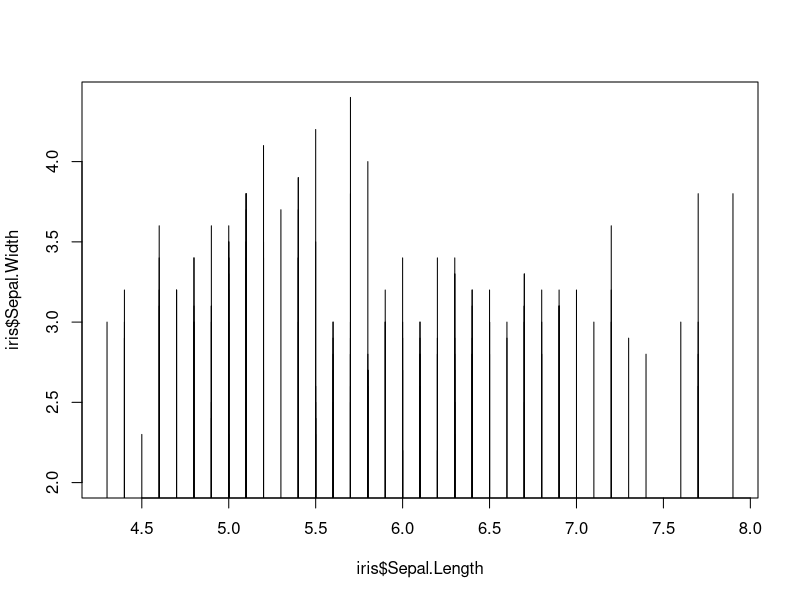
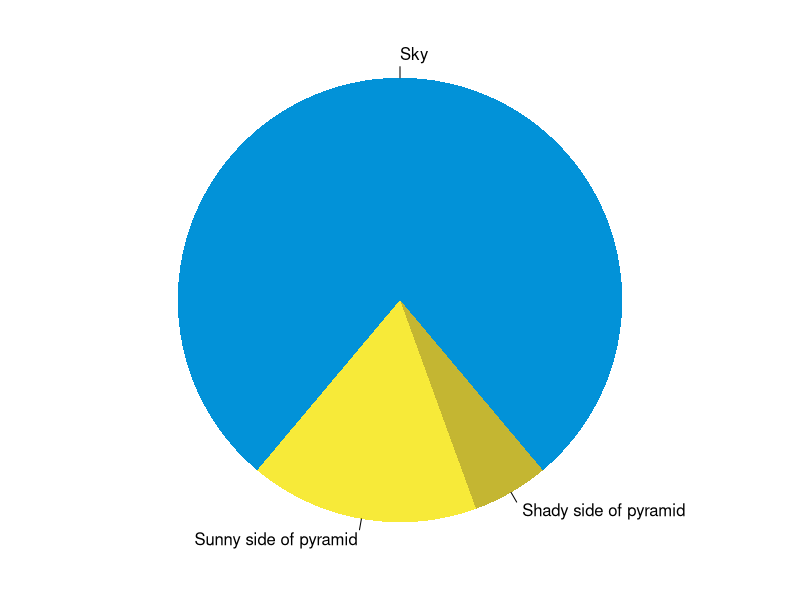

Write the R code that produced these figures, in order.
## ---- chunk 1
knitr::opts_chunk$set(collapse = TRUE)
## ---- chunk 2
summary(cars)
fit <- lm(dist ~ speed, data = cars)
fit
## ---- chunk 3
summary(iris)
plot(data = iris, x = iris$Sepal.Length, y = iris$Sepal.Width, type = "h")
fit <- lm(iris$Sepal.Length ~ iris$Petal.Length, data = iris)
fit
## ---- chunk 4
par(mar = c(0, 1, 0, 1))
pie(
  c(280, 60, 20),
  c('Sky', 'Sunny side of pyramid', 'Shady side of pyramid'),
  col = c('#0292D8', '#F7EA39', '#C4B632'),
  init.angle = -50, border = NA
)
